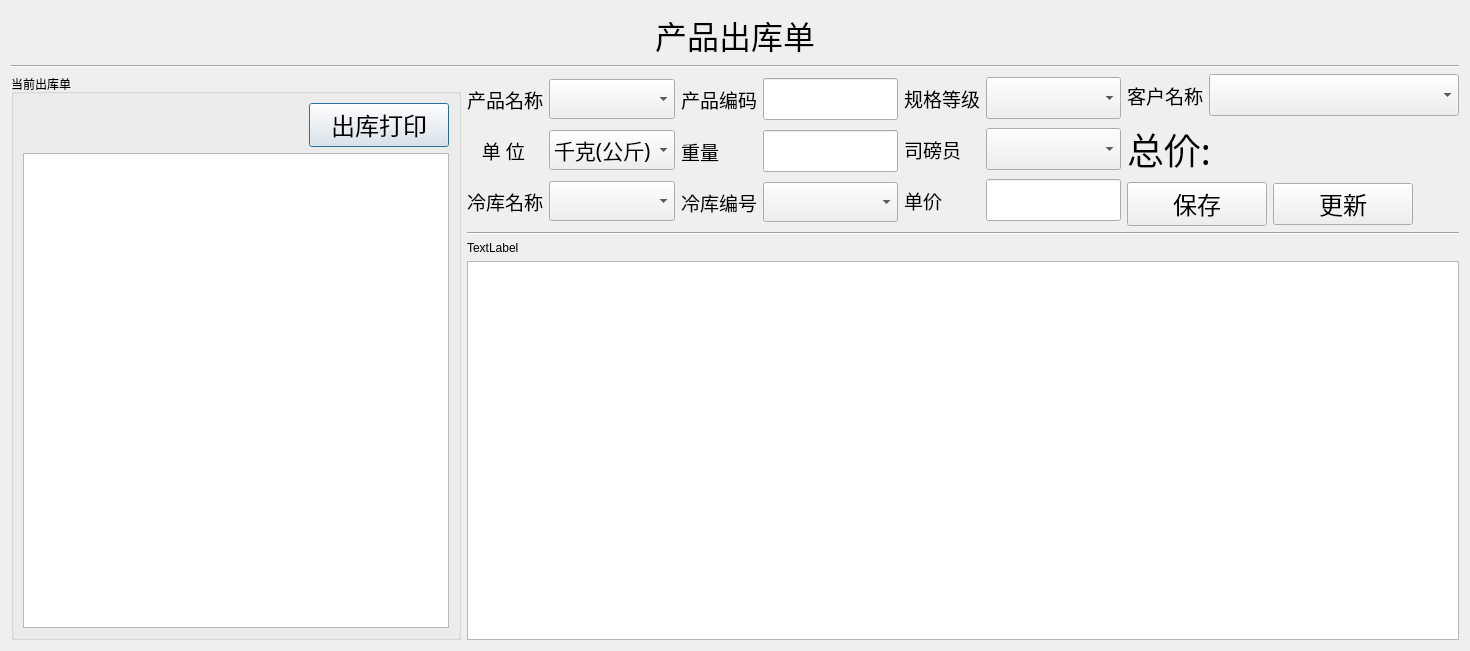
<?xml version="1.0" encoding="UTF-8"?>
<ui version="4.0">
 <class>LoginInfo</class>
 <widget class="QDialog" name="LoginInfo">
  <property name="geometry">
   <rect>
    <x>0</x>
    <y>0</y>
    <width>1470</width>
    <height>651</height>
   </rect>
  </property>
  <property name="windowTitle">
   <string>Dialog</string>
  </property>
  <layout class="QVBoxLayout" name="verticalLayout_3">
   <item>
    <layout class="QHBoxLayout" name="horizontalLayout_2">
     <item>
      <spacer name="horizontalSpacer_4">
       <property name="orientation">
        <enum>Qt::Horizontal</enum>
       </property>
       <property name="sizeHint" stdset="0">
        <size>
         <width>40</width>
         <height>20</height>
        </size>
       </property>
      </spacer>
     </item>
     <item>
      <widget class="QLabel" name="label">
       <property name="font">
        <font>
         <family>楷体</family>
         <pointsize>24</pointsize>
        </font>
       </property>
       <property name="text">
        <string>产品出库单</string>
       </property>
      </widget>
     </item>
     <item>
      <spacer name="horizontalSpacer_5">
       <property name="orientation">
        <enum>Qt::Horizontal</enum>
       </property>
       <property name="sizeHint" stdset="0">
        <size>
         <width>40</width>
         <height>20</height>
        </size>
       </property>
      </spacer>
     </item>
    </layout>
   </item>
   <item>
    <widget class="Line" name="line">
     <property name="orientation">
      <enum>Qt::Horizontal</enum>
     </property>
    </widget>
   </item>
   <item>
    <layout class="QHBoxLayout" name="horizontalLayout_4">
     <item>
      <widget class="QGroupBox" name="groupBox">
       <property name="maximumSize">
        <size>
         <width>450</width>
         <height>16777215</height>
        </size>
       </property>
       <property name="title">
        <string>当前出库单</string>
       </property>
       <layout class="QVBoxLayout" name="verticalLayout_2">
        <item>
         <layout class="QHBoxLayout" name="horizontalLayout_3">
          <item>
           <spacer name="horizontalSpacer">
            <property name="orientation">
             <enum>Qt::Horizontal</enum>
            </property>
            <property name="sizeHint" stdset="0">
             <size>
              <width>40</width>
              <height>20</height>
             </size>
            </property>
           </spacer>
          </item>
          <item>
           <widget class="QPushButton" name="btnPrint">
            <property name="minimumSize">
             <size>
              <width>140</width>
              <height>42</height>
             </size>
            </property>
            <property name="maximumSize">
             <size>
              <width>140</width>
              <height>16777215</height>
             </size>
            </property>
            <property name="font">
             <font>
              <family>楷体</family>
              <pointsize>18</pointsize>
             </font>
            </property>
            <property name="text">
             <string>出库打印</string>
            </property>
           </widget>
          </item>
         </layout>
        </item>
        <item>
         <widget class="QTextBrowser" name="textBrowser">
          <property name="minimumSize">
           <size>
            <width>250</width>
            <height>0</height>
           </size>
          </property>
          <property name="maximumSize">
           <size>
            <width>16777215</width>
            <height>16777215</height>
           </size>
          </property>
          <property name="styleSheet">
           <string notr="true"/>
          </property>
          <property name="frameShape">
           <enum>QFrame::StyledPanel</enum>
          </property>
          <property name="frameShadow">
           <enum>QFrame::Sunken</enum>
          </property>
         </widget>
        </item>
       </layout>
      </widget>
     </item>
     <item>
      <layout class="QVBoxLayout" name="verticalLayout">
       <item>
        <layout class="QHBoxLayout" name="horizontalLayout">
         <item>
          <layout class="QGridLayout" name="gridLayout">
           <item row="2" column="1">
            <widget class="QComboBox" name="cboxColdStoreName">
             <property name="minimumSize">
              <size>
               <width>0</width>
               <height>40</height>
              </size>
             </property>
             <property name="font">
              <font>
               <family>华文楷体</family>
               <pointsize>16</pointsize>
              </font>
             </property>
            </widget>
           </item>
           <item row="2" column="0">
            <widget class="QLabel" name="label_8">
             <property name="maximumSize">
              <size>
               <width>100</width>
               <height>16777215</height>
              </size>
             </property>
             <property name="font">
              <font>
               <family>宋体</family>
               <pointsize>14</pointsize>
              </font>
             </property>
             <property name="text">
              <string>冷库名称</string>
             </property>
            </widget>
           </item>
           <item row="0" column="0">
            <widget class="QLabel" name="label_2">
             <property name="maximumSize">
              <size>
               <width>100</width>
               <height>16777215</height>
              </size>
             </property>
             <property name="font">
              <font>
               <family>宋体</family>
               <pointsize>14</pointsize>
              </font>
             </property>
             <property name="text">
              <string>产品名称</string>
             </property>
            </widget>
           </item>
           <item row="0" column="1">
            <widget class="QComboBox" name="cboxProductName">
             <property name="minimumSize">
              <size>
               <width>0</width>
               <height>40</height>
              </size>
             </property>
             <property name="font">
              <font>
               <family>华文楷体</family>
               <pointsize>16</pointsize>
              </font>
             </property>
            </widget>
           </item>
           <item row="1" column="0">
            <widget class="QLabel" name="label_5">
             <property name="maximumSize">
              <size>
               <width>100</width>
               <height>16777215</height>
              </size>
             </property>
             <property name="font">
              <font>
               <family>宋体</family>
               <pointsize>14</pointsize>
              </font>
             </property>
             <property name="text">
              <string>   单 位</string>
             </property>
            </widget>
           </item>
           <item row="1" column="1">
            <widget class="QComboBox" name="cboxUnit">
             <property name="minimumSize">
              <size>
               <width>0</width>
               <height>40</height>
              </size>
             </property>
             <property name="font">
              <font>
               <family>华文楷体</family>
               <pointsize>16</pointsize>
              </font>
             </property>
             <item>
              <property name="text">
               <string>千克(公斤)</string>
              </property>
             </item>
             <item>
              <property name="text">
               <string>立方</string>
              </property>
             </item>
            </widget>
           </item>
          </layout>
         </item>
         <item>
          <layout class="QGridLayout" name="gridLayout_2">
           <item row="2" column="0">
            <widget class="QLabel" name="label_9">
             <property name="maximumSize">
              <size>
               <width>100</width>
               <height>16777215</height>
              </size>
             </property>
             <property name="font">
              <font>
               <family>宋体</family>
               <pointsize>14</pointsize>
              </font>
             </property>
             <property name="text">
              <string>冷库编号</string>
             </property>
            </widget>
           </item>
           <item row="2" column="1">
            <widget class="QComboBox" name="cboxColdStoreSN">
             <property name="minimumSize">
              <size>
               <width>0</width>
               <height>40</height>
              </size>
             </property>
             <property name="maximumSize">
              <size>
               <width>180</width>
               <height>16777215</height>
              </size>
             </property>
             <property name="font">
              <font>
               <family>AcadEref</family>
               <pointsize>12</pointsize>
              </font>
             </property>
            </widget>
           </item>
           <item row="1" column="0">
            <widget class="QLabel" name="label_6">
             <property name="maximumSize">
              <size>
               <width>100</width>
               <height>16777215</height>
              </size>
             </property>
             <property name="font">
              <font>
               <family>宋体</family>
               <pointsize>14</pointsize>
              </font>
             </property>
             <property name="text">
              <string>重量</string>
             </property>
            </widget>
           </item>
           <item row="1" column="1">
            <widget class="QLineEdit" name="txtWeight">
             <property name="minimumSize">
              <size>
               <width>0</width>
               <height>42</height>
              </size>
             </property>
             <property name="maximumSize">
              <size>
               <width>180</width>
               <height>16777215</height>
              </size>
             </property>
            </widget>
           </item>
           <item row="0" column="0">
            <widget class="QLabel" name="label_3">
             <property name="maximumSize">
              <size>
               <width>100</width>
               <height>16777215</height>
              </size>
             </property>
             <property name="font">
              <font>
               <family>宋体</family>
               <pointsize>14</pointsize>
              </font>
             </property>
             <property name="text">
              <string>产品编码</string>
             </property>
            </widget>
           </item>
           <item row="0" column="1">
            <widget class="QLineEdit" name="txtProductSN">
             <property name="minimumSize">
              <size>
               <width>0</width>
               <height>42</height>
              </size>
             </property>
             <property name="maximumSize">
              <size>
               <width>180</width>
               <height>16777215</height>
              </size>
             </property>
            </widget>
           </item>
          </layout>
         </item>
         <item>
          <layout class="QGridLayout" name="gridLayout_3">
           <item row="0" column="0">
            <widget class="QLabel" name="label_4">
             <property name="maximumSize">
              <size>
               <width>100</width>
               <height>16777215</height>
              </size>
             </property>
             <property name="font">
              <font>
               <family>宋体</family>
               <pointsize>14</pointsize>
              </font>
             </property>
             <property name="text">
              <string>规格等级</string>
             </property>
            </widget>
           </item>
           <item row="0" column="1">
            <widget class="QComboBox" name="cboxSpecificationLevel">
             <property name="minimumSize">
              <size>
               <width>0</width>
               <height>42</height>
              </size>
             </property>
             <property name="maximumSize">
              <size>
               <width>160</width>
               <height>16777215</height>
              </size>
             </property>
             <property name="font">
              <font>
               <family>楷体</family>
               <pointsize>14</pointsize>
              </font>
             </property>
            </widget>
           </item>
           <item row="1" column="0">
            <widget class="QLabel" name="label_7">
             <property name="maximumSize">
              <size>
               <width>100</width>
               <height>16777215</height>
              </size>
             </property>
             <property name="font">
              <font>
               <family>宋体</family>
               <pointsize>14</pointsize>
              </font>
             </property>
             <property name="text">
              <string>司磅员</string>
             </property>
            </widget>
           </item>
           <item row="1" column="1">
            <widget class="QComboBox" name="cboxMetagePerson">
             <property name="minimumSize">
              <size>
               <width>0</width>
               <height>42</height>
              </size>
             </property>
             <property name="maximumSize">
              <size>
               <width>160</width>
               <height>16777215</height>
              </size>
             </property>
             <property name="font">
              <font>
               <family>楷体</family>
               <pointsize>12</pointsize>
              </font>
             </property>
            </widget>
           </item>
           <item row="2" column="0">
            <widget class="QLabel" name="label_10">
             <property name="maximumSize">
              <size>
               <width>100</width>
               <height>16777215</height>
              </size>
             </property>
             <property name="font">
              <font>
               <family>宋体</family>
               <pointsize>14</pointsize>
              </font>
             </property>
             <property name="text">
              <string>单价</string>
             </property>
            </widget>
           </item>
           <item row="2" column="1">
            <widget class="QLineEdit" name="txtPrice">
             <property name="minimumSize">
              <size>
               <width>0</width>
               <height>42</height>
              </size>
             </property>
             <property name="maximumSize">
              <size>
               <width>160</width>
               <height>16777215</height>
              </size>
             </property>
            </widget>
           </item>
          </layout>
         </item>
         <item>
          <layout class="QGridLayout" name="gridLayout_4">
           <item row="0" column="0">
            <widget class="QLabel" name="label_13">
             <property name="font">
              <font>
               <family>宋体</family>
               <pointsize>14</pointsize>
              </font>
             </property>
             <property name="text">
              <string>客户名称</string>
             </property>
            </widget>
           </item>
           <item row="0" column="1" colspan="3">
            <widget class="QComboBox" name="cboxCustomer">
             <property name="minimumSize">
              <size>
               <width>0</width>
               <height>42</height>
              </size>
             </property>
             <property name="font">
              <font>
               <family>楷体</family>
               <pointsize>12</pointsize>
              </font>
             </property>
             <property name="modelColumn">
              <number>0</number>
             </property>
            </widget>
           </item>
           <item row="1" column="0" colspan="4">
            <widget class="QLabel" name="labTotalAmount">
             <property name="minimumSize">
              <size>
               <width>200</width>
               <height>0</height>
              </size>
             </property>
             <property name="font">
              <font>
               <family>宋体</family>
               <pointsize>28</pointsize>
              </font>
             </property>
             <property name="text">
              <string>总价:</string>
             </property>
            </widget>
           </item>
           <item row="2" column="0" colspan="2">
            <widget class="QPushButton" name="btnSaveOutRecord">
             <property name="minimumSize">
              <size>
               <width>140</width>
               <height>42</height>
              </size>
             </property>
             <property name="maximumSize">
              <size>
               <width>140</width>
               <height>16777215</height>
              </size>
             </property>
             <property name="font">
              <font>
               <family>楷体</family>
               <pointsize>18</pointsize>
              </font>
             </property>
             <property name="text">
              <string>保存</string>
             </property>
            </widget>
           </item>
           <item row="2" column="2">
            <widget class="QPushButton" name="btnUpdate">
             <property name="minimumSize">
              <size>
               <width>140</width>
               <height>42</height>
              </size>
             </property>
             <property name="maximumSize">
              <size>
               <width>140</width>
               <height>42</height>
              </size>
             </property>
             <property name="font">
              <font>
               <family>楷体</family>
               <pointsize>18</pointsize>
              </font>
             </property>
             <property name="text">
              <string>更新</string>
             </property>
            </widget>
           </item>
           <item row="2" column="3">
            <spacer name="horizontalSpacer_3">
             <property name="orientation">
              <enum>Qt::Horizontal</enum>
             </property>
             <property name="sizeHint" stdset="0">
              <size>
               <width>40</width>
               <height>20</height>
              </size>
             </property>
            </spacer>
           </item>
          </layout>
         </item>
        </layout>
       </item>
       <item>
        <widget class="Line" name="line_2">
         <property name="orientation">
          <enum>Qt::Horizontal</enum>
         </property>
        </widget>
       </item>
       <item>
        <widget class="QLabel" name="label_12">
         <property name="text">
          <string>TextLabel</string>
         </property>
        </widget>
       </item>
       <item>
        <widget class="QTableView" name="tableView"/>
       </item>
      </layout>
     </item>
    </layout>
   </item>
  </layout>
 </widget>
 <resources/>
 <connections/>
</ui>
